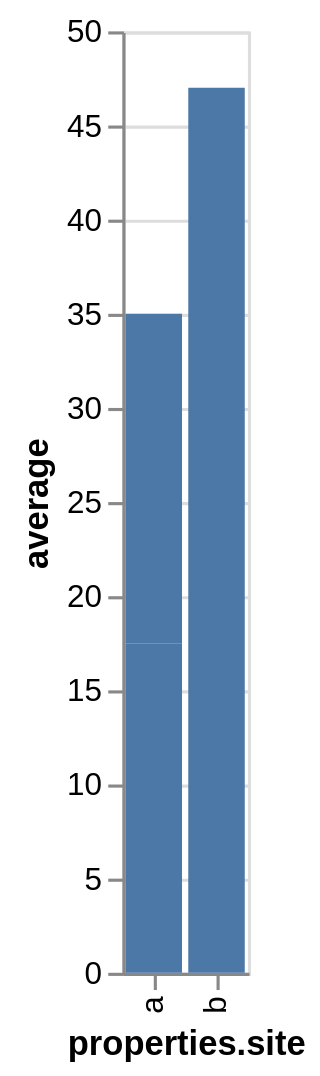

This figure's Vega-Lite source:
### Vega-Lite specification from a JSON file in a GitHub repository (floating-point values rounded to 4 significant figures)
{"$schema": "https://vega.github.io/schema/vega-lite/v6.json", "description": "A column named through a path, aggregated — where the name is referenced and so escaped.", "data": {"values": [{"properties": {"yield": 12, "site": "a"}}, {"properties": {"yield": 23, "site": "a"}}, {"properties": {"yield": 47, "site": "b"}}]}, "transform": [{"joinaggregate": [{"op": "mean", "field": "properties.yield", "as": "average"}], "groupby": ["properties.site"]}], "mark": "bar", "encoding": {"x": {"field": "properties.site", "type": "nominal"}, "y": {"field": "average", "type": "quantitative"}}}
